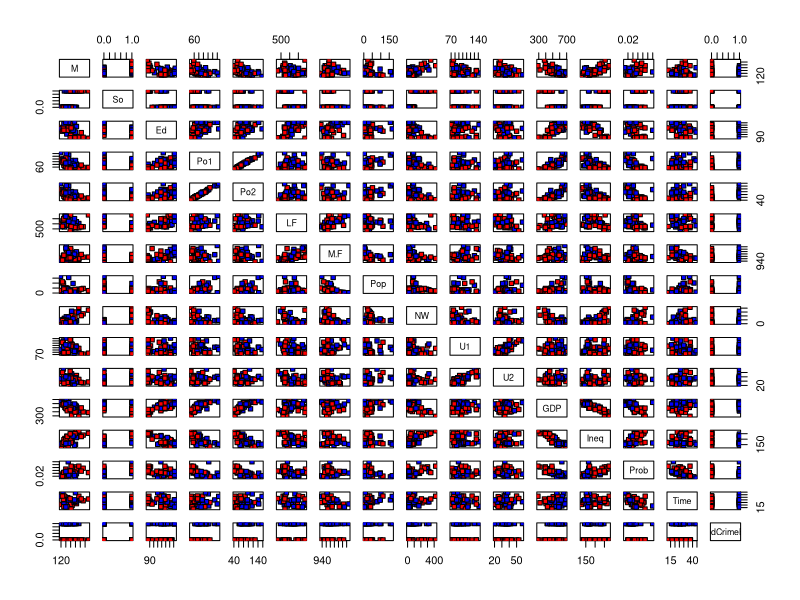

Here is the R script that generated this plot:
## ---- chunk 1
knitr::opts_chunk$set(echo = FALSE)
rm(list=ls())
## ---- chunk 2
library(MASS)
data("UScrime")
summary(UScrime)
## ---- chunk 3
medCrimeBin <- as.numeric(UScrime$y>median(UScrime$y))
UScrime <- UScrime[,-which(names(UScrime)=="y")]
UScrime <- cbind(UScrime, medCrimeBin)
pairs(UScrime, pch = 22, bg = c("red", "blue")[unclass(factor(UScrime[,"medCrimeBin"]))])
## ---- chunk 4
res <- glm(formula = medCrimeBin~., family = binomial, data = UScrime)
summary(res)
## ---- chunk 5
prob_y = predict.glm(object = res, type = "response") # probability estimation of y [0, 1]
MAPT = 0.5
decision_y = as.numeric(prob_y >= MAPT) # 0, 1
confusion_ma <- table(res$y, decision_y, dnn = c("real_y", "esti_y"))
confusion_ma
n <- sum(confusion_ma)
performance <- sum(diag(confusion_ma))/n
error <- (confusion_ma[1,2] + confusion_ma[2,1])/n
FP <- confusion_ma[1,2]/(sum(confusion_ma[1,]))
FN <- confusion_ma[1,1]/(sum(confusion_ma[1,]))
sprintf("mapt = 0.5, performance=%f, error=%f, FP=%f, FN=%f", performance, error, FP, FN )
## ---- chunk 6
resall <- glm(medCrimeBin~., data = UScrime, family = binomial)
res0 <- glm(medCrimeBin~1, data = UScrime, family = binomial)

resfor <- step(res0, list(upper=resall), direction = 'forward')
resback <- step(res, direction = 'backward')
resstep <- step(res, direction = 'both')
## ---- chunk 7
resfor$aic
resback$aic
resstep$aic

formula(resfor)
formula(resback)
formula(resstep)
## ---- chunk 8
regmod_selected <- glm(formula = formula(resback), data = UScrime)
summary(regmod_selected)
## ---- chunk 9
prob_y = predict.glm(object = regmod_selected, type = "response") # probability estimation of y [0, 1]
MAPT = 0.5
decision_y = as.numeric(prob_y >= MAPT) # 0, 1
confusion_ma <- table(res$y, decision_y, dnn = c("real_y", "esti_y"))
confusion_ma

performance <- sum(diag(confusion_ma))/n
error <- (confusion_ma[1,2] + confusion_ma[2,1])/n
FP <- confusion_ma[1,2]/(sum(confusion_ma[1,]))
FN <- confusion_ma[1,1]/(sum(confusion_ma[1,]))
sprintf("mapt = 0.5, performance=%f, error=%f, FP=%f, FN=%f", performance, error, FP, FN )
## ---- chunk 10
MAPT <- 0.45
decision_y = as.numeric(prob_y >= MAPT) # 0, 1
confusion_ma <- table(res$y, decision_y, dnn = c("real_y", "esti_y"))
confusion_ma

performance <- sum(diag(confusion_ma))/n
error <- (confusion_ma[1,2] + confusion_ma[2,1])/n
FP <- confusion_ma[1,2]/(sum(confusion_ma[1,]))
FN <- confusion_ma[1,1]/(sum(confusion_ma[1,]))
sprintf("mapt = 0.45, performance=%f, error=%f, FP=%f, FN=%f", performance, error, FP, FN )
## ---- chunk 11
library(glmnet)
ind <- sample(2, nrow(UScrime), replace = TRUE, prob = c(0.8, 0.2))
train.data <- UScrime[ind==1,]
test.data <- UScrime[ind==2,]
x <- as.matrix(train.data[,-ncol(UScrime)])
y <- as.matrix(train.data[, "medCrimeBin"])

cv.ridge <- cv.glmnet(x = x, y = y, family = "binomial", alpha = 0)
## ---- chunk 12
ridge.min <- glmnet(x, y, alpha = 0, family = "binomial", lambda = cv.ridge$lambda.min)
coef(ridge.min)
## ---- chunk 13
ridge.1se <- glmnet(x, y, alpha = 0, family = "binomial", lambda = cv.ridge$lambda.1se)
coef(ridge.1se)
## ---- chunk 14
library(dplyr)
# Make predictions on the test data
x.test <- model.matrix(medCrimeBin ~., test.data)[,-1]
probabilities <- ridge.min %>% predict(newx = x.test, type = "response")
predicted.classes <- ifelse(probabilities > 0.5, "1", "0")
# Model accuracy
observed.classes <- test.data$medCrimeBin
confusion_ma <- table(observed.classes, predicted.classes, dnn = c("real_y", "esti_y"))
confusion_ma
sprintf("For mapt = 0.5, the global performance is %f", mean(predicted.classes == observed.classes))
## ---- chunk 15
probabilities <- ridge.1se %>% predict(newx = x.test, type = "response")
predicted.classes <- ifelse(probabilities > 0.5, "1", "0")
observed.classes <- test.data$medCrimeBin
confusion_ma <- table(observed.classes, predicted.classes, dnn = c("real_y", "esti_y"))
confusion_ma
sprintf("For mapt = 0.5, the global performance is %f", mean(predicted.classes == observed.classes))
## ---- chunk 16
cv.lasso <- cv.glmnet(x = x, y = y, family = "binomial", alpha = 1)
## ---- chunk 17
lasso.min <- glmnet(x, y, alpha = 1, family = "binomial", lambda = cv.lasso$lambda.min)
coef(lasso.min)
## ---- chunk 18
lasso.1se <- glmnet(x, y, alpha = 1, family = "binomial", lambda = cv.lasso$lambda.1se)
coef(lasso.1se)
## ---- chunk 19
probabilities <- lasso.min %>% predict(newx = x.test, type = "response")
predicted.classes <- ifelse(probabilities > 0.5, "1", "0")
# Model accuracy
observed.classes <- test.data$medCrimeBin
confusion_ma <- table(observed.classes, predicted.classes, dnn = c("real_y", "esti_y"))
confusion_ma
sprintf("For mapt = 0.5, the global performance is %f", mean(predicted.classes == observed.classes))
## ---- chunk 20
probabilities <- lasso.1se %>% predict(newx = x.test, type = "response")
predicted.classes <- ifelse(probabilities > 0.5, "1", "0")
observed.classes <- test.data$medCrimeBin
confusion_ma <- table(observed.classes, predicted.classes, dnn = c("real_y", "esti_y"))
confusion_ma
sprintf("For mapt = 0.5, the global performance is %f", mean(predicted.classes == observed.classes))
